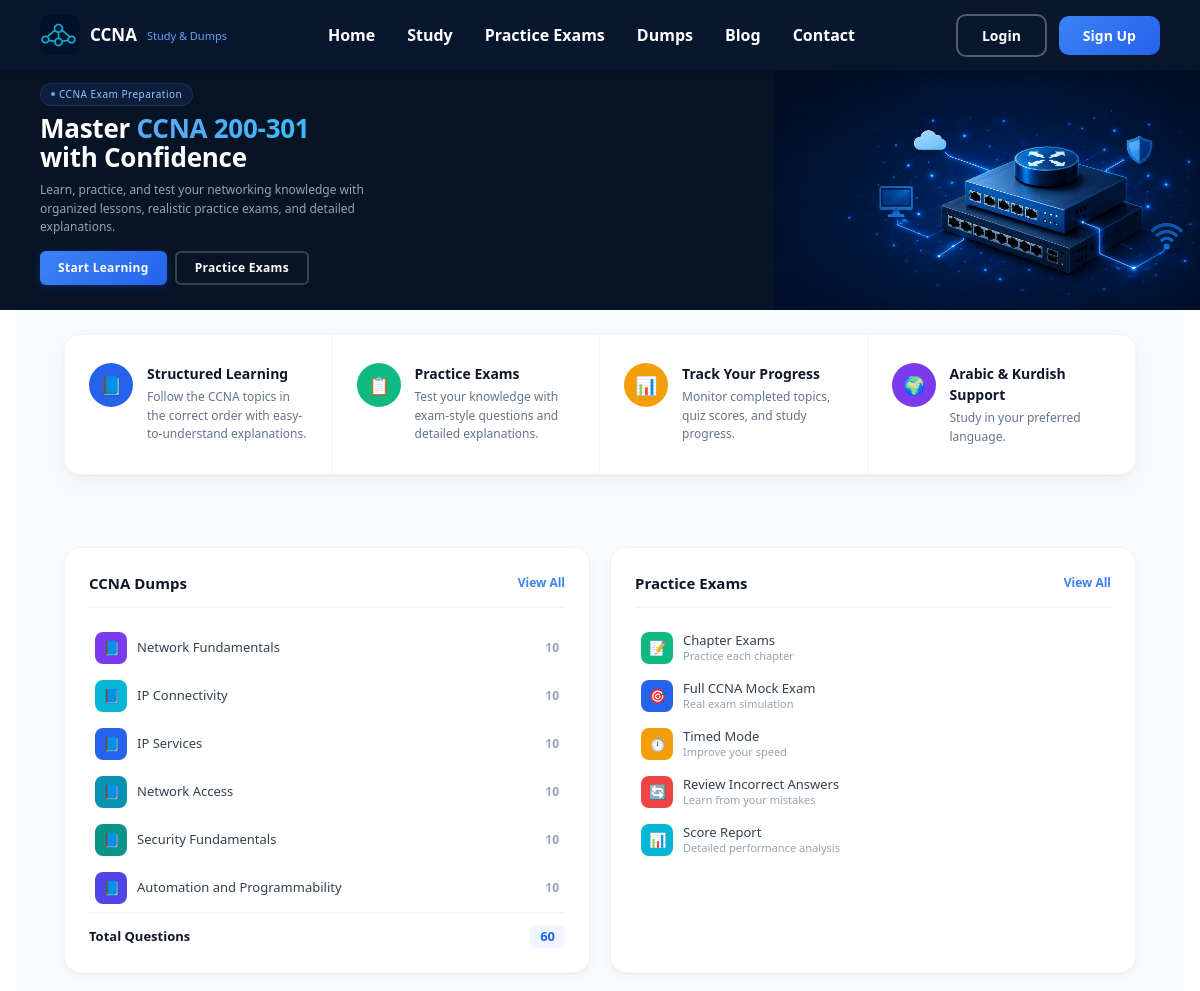
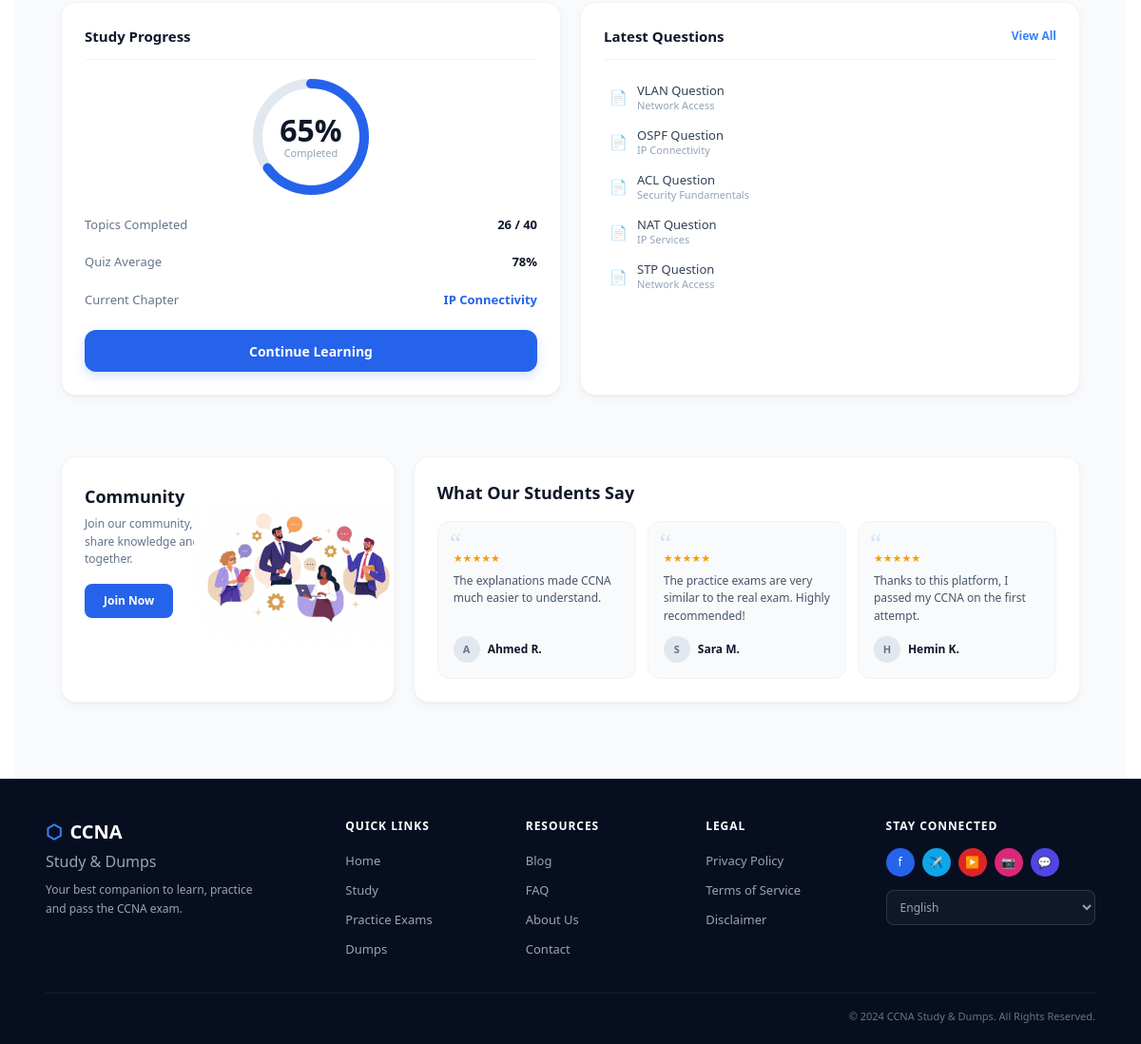
The page / on the database its author committed (2 pictures, top to bottom).
### quiz/models.py (models this page shows, shortened)
class Test(models.Model):
    name = models.CharField(max_length=255)
    description = models.TextField(blank=True)
    test_type = models.CharField(max_length=10, choices=TEST_TYPES, default="learning")
    position = models.PositiveIntegerField(
        default=0, help_text="Display order of the test"
    )
    class Meta:
        ordering = ["position", "name"]

### quiz/views.py (the view)
# urls.py: path('', landing_page, name='landing_page'), # Landing page at root
def landing_page(request):
    from django.db.models import Count
    from quiz.models import Test, Question
    categories = Test.objects.annotate(q_count=Count("questions")).order_by("position", "name")
    total_questions = Question.objects.count()
    total_categories = Test.objects.count()
    context = {
        "categories": categories,
        "total_questions": total_questions,
        "total_categories": total_categories,
    }
    return render(request, "quiz/landing_page.html", context)

### quiz/templates/quiz/landing_page.html (shortened to what this page needs)
{% extends 'quiz/base.html' %}
{% load static %}
{% block extra_head %}
<link rel="stylesheet" href="{% static 'quiz/css/hero.css' %}">
<link rel="stylesheet" href="{% static 'quiz/css/content.css' %}">
{% endblock %}
{% block content %}
<section class="hero-section" style="background-image: url({% static 'images/hero.png' %});">
    <div class="hero-container">
        <div class="hero-left">
            <div class="hero-badge">
                <span class="hero-badge-dot"></span>
                <span>CCNA Exam Preparation</span>
            </div>
            <h1 class="hero-title">Master <span>CCNA 200-301</span><br>with Confidence</h1>
            <p class="hero-desc">Learn, practice, and test your networking knowledge with organized lessons, realistic practice exams, and detailed explanations.</p>
            <div class="hero-buttons">
                {% if user.is_authenticated %}
                <a href="{% url 'test_list' %}" class="btn-hero-primary">Start Learning</a>
                <a href="{% url 'practice_exam' %}" class="btn-hero-secondary">Practice Exams</a>
                {% else %}
                <a href="{% url 'signup' %}" class="btn-hero-primary">Start Learning</a>
                <a href="{% url 'practice_exam' %}" class="btn-hero-secondary">Practice Exams</a>
                {% endif %}
            </div>
        </div>
    </div>
</section>
<div class="content-section">
    <div class="section-container">
        <div class="feature-banner">
            <div>
                <div class="feat-icon-circle" style="background:#2563eb">📘</div>
                <div>
                    <h3 class="feat-title">Structured Learning</h3>
                    <p class="feat-text">Follow the CCNA topics in the correct order with easy-to-understand explanations.</p>
                </div>
            </div>
            <div>
                <div class="feat-icon-circle" style="background:#10b981">📋</div>
                <div>
                    <h3 class="feat-title">Practice Exams</h3>
                    <p class="feat-text">Test your knowledge with exam-style questions and detailed explanations.</p>
                </div>
            </div>
            <div>
                <div class="feat-icon-circle" style="background:#f59e0b">📊</div>
                <div>
                    <h3 class="feat-title">Track Your Progress</h3>
                    <p class="feat-text">Monitor completed topics, quiz scores, and study progress.</p>
                </div>
            </div>
            <div>
                <div class="feat-icon-circle" style="background:#7c3aed">🌍</div>
                <div>
                    <h3 class="feat-title">Arabic &amp; Kurdish Support</h3>
                    <p class="feat-text">Study in your preferred language.</p>
                </div>
            </div>
        </div>
    </div>
    <div class="section-container">
        <div class="dashboard-grid">
            <div class="dash-card">
                <div class="dash-card-header"><h3>CCNA Dumps</h3><a href="{% url 'test_list' %}">View All</a></div>
                <ul class="dash-list">
                    {% for cat in categories %}
                    <li>
                        <span class="dash-label"><span class="dash-icon" style="background:{% cycle '#7c3aed' '#06b6d4' '#2563eb' '#0891b2' '#0d9488' '#4f46e5' %}">📘</span>{{ cat.name }}</span>
                        <span class="dash-count">{{ cat.q_count }}</span>
                    </li>
                    {% endfor %}
                </ul>
                <div class="dash-footer">
                    <span>Total Questions</span>
                    <span class="badge-count">{{ total_questions }}</span>
                </div>
            </div>
            <div class="dash-card">
                <div class="dash-card-header"><h3>Practice Exams</h3><a href="{% url 'practice_exam' %}">View All</a></div>
                <ul class="dash-list">
                    <li><span class="dash-label"><span class="dash-icon" style="background:#10b981">📝</span><span class="dash-label-text">Chapter Exams<span class="sub">Practice each chapter</span></span></span></li>
                    <li><span class="dash-label"><span class="dash-icon" style="background:#2563eb">🎯</span><span class="dash-label-text">Full CCNA Mock Exam<span class="sub">Real exam simulation</span></span></span></li>
                    <li><span class="dash-label"><span class="dash-icon" style="background:#f59e0b">⏱</span><span class="dash-label-text">Timed Mode<span class="sub">Improve your speed</span></span></span></li>
                    <li><span class="dash-label"><span class="dash-icon" style="background:#ef4444">🔄</span><span class="dash-label-text">Review Incorrect Answers<span class="sub">Learn from your mistakes</span></span></span></li>
                    <li><span class="dash-label"><span class="dash-icon" style="background:#06b6d4">📊</span><span class="dash-label-text">Score Report<span class="sub">Detailed performance analysis</span></span></span></li>
                </ul>
            </div>
            <div class="dash-card">
                <div class="dash-card-header"><h3>Study Progress</h3></div>
                <div class="progress-center">
                    <div class="progress-ring">
                        <svg width="130" height="130" viewBox="0 0 130 130">
                            <circle class="bg-circle" cx="65" cy="65" r="56"></circle>
                            <circle class="fg-circle" cx="65" cy="65" r="56" stroke-dasharray="351.9" stroke-dashoffset="123.2"></circle>
                        </svg>
                        <div class="progress-text"><span class="pct">65%</span><span class="lbl">Completed</span></div>
                    </div>
                    <div class="progress-metrics">
                        <div class="progress-metric"><span class="key">Topics Completed</span><span class="val">26 / 40</span></div>
                        <div class="progress-metric"><span class="key">Quiz Average</span><span class="val">78%</span></div>
                        <div class="progress-metric"><span class="key">Current Chapter</span><span class="val highlight">IP Connectivity</span></div>
                    </div>
                    <a href="{% url 'test_list' %}" class="dash-btn">Continue Learning</a>
                </div>
            </div>
            <div class="dash-card">
                <div class="dash-card-header"><h3>Latest Questions</h3><a href="{% url 'test_list' %}">View All</a></div>
                <ul class="dash-list">
                    <li><span class="dash-label"><span style="color:#10b981;font-size:15px;margin-right:10px">📄</span><span class="dash-label-text">VLAN Question<span class="sub">Network Access</span></span></span></li>
                    <li><span class="dash-label"><span style="color:#10b981;font-size:15px;margin-right:10px">📄</span><span class="dash-label-text">OSPF Question<span class="sub">IP Connectivity</span></span></span></li>
                    <li><span class="dash-label"><span style="color:#10b981;font-size:15px;margin-right:10px">📄</span><span class="dash-label-text">ACL Question<span class="sub">Security Fundamentals</span></span></span></li>
                    <li><span class="dash-label"><span style="color:#10b981;font-size:15px;margin-right:10px">📄</span><span class="dash-label-text">NAT Question<span class="sub">IP Services</span></span></span></li>
                    <li><span class="dash-label"><span style="color:#10b981;font-size:15px;margin-right:10px">📄</span><span class="dash-label-text">STP Question<span class="sub">Network Access</span></span></span></li>
                </ul>
            </div>
        </div>
    </div>
    <div class="section-container">
        <div class="bottom-grid">
            <div class="community-card">
                <div>
                    <h3>Community</h3>
                    <p>Join our community, ask questions, share knowledge and grow together.</p>
                    <a href="#" class="btn-community">Join Now</a>
                </div>
                <img src="{% static 'images/community.png' %}" alt="Community" style="position:absolute;right:-10px;bottom:60px;width:220px;pointer-events:none">
            </div>
            <div class="dash-card">
                <h3 class="testimonial-header">What Our Students Say</h3>
                <div class="testimonial-grid">
                    <div class="testimonial-card">
                        <span class="quote">&#8220;</span>
                        <div class="stars">★★★★★</div>
                        <p class="review">The explanations made CCNA much easier to understand.</p>
                        <div class="author"><div class="avatar">A</div><span class="name">Ahmed R.</span></div>
                    </div>
                    <div class="testimonial-card">
                        <span class="quote">&#8220;</span>
                        <div class="stars">★★★★★</div>
                        <p class="review">The practice exams are very similar to the real exam. Highly recommended!</p>
                        <div class="author"><div class="avatar">S</div><span class="name">Sara M.</span></div>
                    </div>
                    <div class="testimonial-card">
                        <span class="quote">&#8220;</span>
                        <div class="stars">★★★★★</div>
                        <p class="review">Thanks to this platform, I passed my CCNA on the first attempt.</p>
                        <div class="author"><div class="avatar">H</div><span class="name">Hemin K.</span></div>
                    </div>
                </div>
            </div>
        </div>
    </div>
</div>
<footer class="site-footer">
    <div class="footer-inner">
        <div class="footer-grid">
            <div class="footer-col">
                <div class="footer-brand">
                    <span style="color:#3b82f6">⬡</span> CCNA
                </div>
                <span class="sub">Study &amp; Dumps</span>
                <p class="footer-tagline" style="margin-top:8px">Your best companion to learn, practice and pass the CCNA exam.</p>
            </div>
            <div class="footer-col">
                <h4>Quick Links</h4>
                <ul>
                    <li><a href="{% url 'landing_page' %}">Home</a></li>
                    <li><a href="{% url 'study' %}">Study</a></li>
                    <li><a href="{% url 'practice_exam' %}">Practice Exams</a></li>
                    <li><a href="{% url 'test_list' %}">Dumps</a></li>
                </ul>
            </div>
            <div class="footer-col">
                <h4>Resources</h4>
                <ul>
                    <li><a href="#">Blog</a></li>
                    <li><a href="#">FAQ</a></li>
                    <li><a href="{% url 'about' %}">About Us</a></li>
                    <li><a href="{% url 'about' %}">Contact</a></li>
                </ul>
            </div>
            <div class="footer-col">
                <h4>Legal</h4>
                <ul>
                    <li><a href="#">Privacy Policy</a></li>
                    <li><a href="#">Terms of Service</a></li>
                    <li><a href="#">Disclaimer</a></li>
                </ul>
            </div>
            <div class="footer-col">
                <h4>Stay Connected</h4>
                <div class="footer-social">
                    <a href="#" style="background:#2563eb">f</a>
                    <a href="#" style="background:#0ea5e9">✈</a>
                    <a href="#" style="background:#dc2626">▶</a>
                    <a href="#" style="background:#db2777">📷</a>
                    <a href="#" style="background:#4f46e5">💬</a>
                </div>
                <div class="footer-lang">
                    <select>
                        <option>English</option>
                    </select>
                </div>
            </div>
        </div>
        <div class="footer-bottom">
            &copy; 2024 CCNA Study &amp; Dumps. All Rights Reserved.
        </div>
    </div>
</footer>
{% endblock %}

### rows shown on the page
Test: name "Network Fundamentals", q_count "10"
Test: name "IP Connectivity", q_count "10"
Test: name "IP Services", q_count "10"
Test: name "Network Access", q_count "10"
Test: name "Security Fundamentals", q_count "10"
Test: name "Automation and Programmability", q_count "10"

### other values the page prints
{{ total_questions }} "60"
